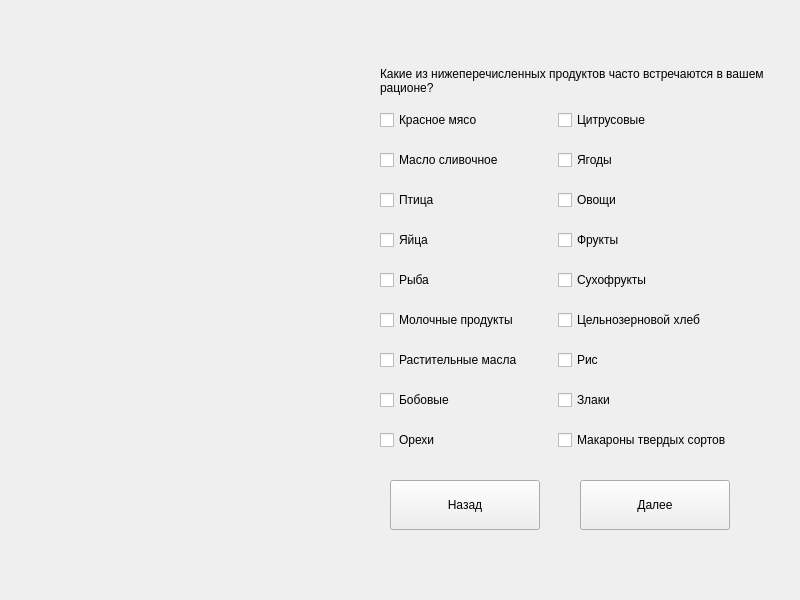
<?xml version="1.0" encoding="UTF-8"?>
<ui version="4.0">
 <class>TestWindow3</class>
 <widget class="QWidget" name="TestWindow3">
  <property name="geometry">
   <rect>
    <x>0</x>
    <y>0</y>
    <width>800</width>
    <height>600</height>
   </rect>
  </property>
  <property name="windowTitle">
   <string>Form</string>
  </property>
  <property name="windowIcon">
   <iconset resource="resources.qrc">
    <normaloff>:/pract/image.png</normaloff>:/pract/image.png</iconset>
  </property>
  <widget class="QWidget" name="formLayoutWidget">
   <property name="geometry">
    <rect>
     <x>380</x>
     <y>110</y>
     <width>453</width>
     <height>378</height>
    </rect>
   </property>
   <layout class="QFormLayout" name="formLayout">
    <property name="horizontalSpacing">
     <number>35</number>
    </property>
    <property name="verticalSpacing">
     <number>20</number>
    </property>
    <item row="0" column="0">
     <widget class="QCheckBox" name="checkBox">
      <property name="text">
       <string>Красное мясо</string>
      </property>
     </widget>
    </item>
    <item row="0" column="1">
     <widget class="QCheckBox" name="checkBox_10">
      <property name="text">
       <string>Цитрусовые</string>
      </property>
     </widget>
    </item>
    <item row="1" column="0">
     <widget class="QCheckBox" name="checkBox_2">
      <property name="text">
       <string>Масло сливочное</string>
      </property>
     </widget>
    </item>
    <item row="1" column="1">
     <widget class="QCheckBox" name="checkBox_11">
      <property name="text">
       <string>Ягоды</string>
      </property>
     </widget>
    </item>
    <item row="2" column="0">
     <widget class="QCheckBox" name="checkBox_3">
      <property name="text">
       <string>Птица</string>
      </property>
     </widget>
    </item>
    <item row="2" column="1">
     <widget class="QCheckBox" name="checkBox_12">
      <property name="text">
       <string>Овощи</string>
      </property>
     </widget>
    </item>
    <item row="3" column="0">
     <widget class="QCheckBox" name="checkBox_4">
      <property name="text">
       <string>Яйца</string>
      </property>
     </widget>
    </item>
    <item row="3" column="1">
     <widget class="QCheckBox" name="checkBox_13">
      <property name="text">
       <string>Фрукты</string>
      </property>
     </widget>
    </item>
    <item row="4" column="0">
     <widget class="QCheckBox" name="checkBox_5">
      <property name="text">
       <string>Рыба</string>
      </property>
     </widget>
    </item>
    <item row="4" column="1">
     <widget class="QCheckBox" name="checkBox_14">
      <property name="text">
       <string>Сухофрукты</string>
      </property>
     </widget>
    </item>
    <item row="5" column="0">
     <widget class="QCheckBox" name="checkBox_6">
      <property name="text">
       <string>Молочные продукты</string>
      </property>
     </widget>
    </item>
    <item row="5" column="1">
     <widget class="QCheckBox" name="checkBox_15">
      <property name="text">
       <string>Цельнозерновой хлеб</string>
      </property>
     </widget>
    </item>
    <item row="6" column="0">
     <widget class="QCheckBox" name="checkBox_7">
      <property name="text">
       <string>Растительные масла</string>
      </property>
     </widget>
    </item>
    <item row="6" column="1">
     <widget class="QCheckBox" name="checkBox_16">
      <property name="text">
       <string>Рис</string>
      </property>
     </widget>
    </item>
    <item row="7" column="0">
     <widget class="QCheckBox" name="checkBox_8">
      <property name="text">
       <string>Бобовые</string>
      </property>
     </widget>
    </item>
    <item row="7" column="1">
     <widget class="QCheckBox" name="checkBox_17">
      <property name="text">
       <string>Злаки</string>
      </property>
     </widget>
    </item>
    <item row="8" column="0">
     <widget class="QCheckBox" name="checkBox_9">
      <property name="text">
       <string>Орехи</string>
      </property>
     </widget>
    </item>
    <item row="8" column="1">
     <widget class="QCheckBox" name="checkBox_18">
      <property name="text">
       <string>Макароны твердых сортов</string>
      </property>
     </widget>
    </item>
   </layout>
  </widget>
  <widget class="QPushButton" name="nextPageButton">
   <property name="geometry">
    <rect>
     <x>580</x>
     <y>480</y>
     <width>150</width>
     <height>50</height>
    </rect>
   </property>
   <property name="styleSheet">
    <string notr="true"/>
   </property>
   <property name="text">
    <string>Далее</string>
   </property>
  </widget>
  <widget class="QPushButton" name="prevPageButton">
   <property name="geometry">
    <rect>
     <x>390</x>
     <y>480</y>
     <width>150</width>
     <height>50</height>
    </rect>
   </property>
   <property name="styleSheet">
    <string notr="true">border-color: rgb(245, 166, 39);</string>
   </property>
   <property name="text">
    <string>Назад</string>
   </property>
  </widget>
  <widget class="QLabel" name="label">
   <property name="geometry">
    <rect>
     <x>380</x>
     <y>20</y>
     <width>411</width>
     <height>121</height>
    </rect>
   </property>
   <property name="text">
    <string>Какие из нижеперечисленных продуктов часто встречаются в вашем рационe?</string>
   </property>
   <property name="scaledContents">
    <bool>false</bool>
   </property>
   <property name="wordWrap">
    <bool>true</bool>
   </property>
  </widget>
 </widget>
 <resources>
  <include location="resources.qrc"/>
 </resources>
 <connections/>
</ui>
